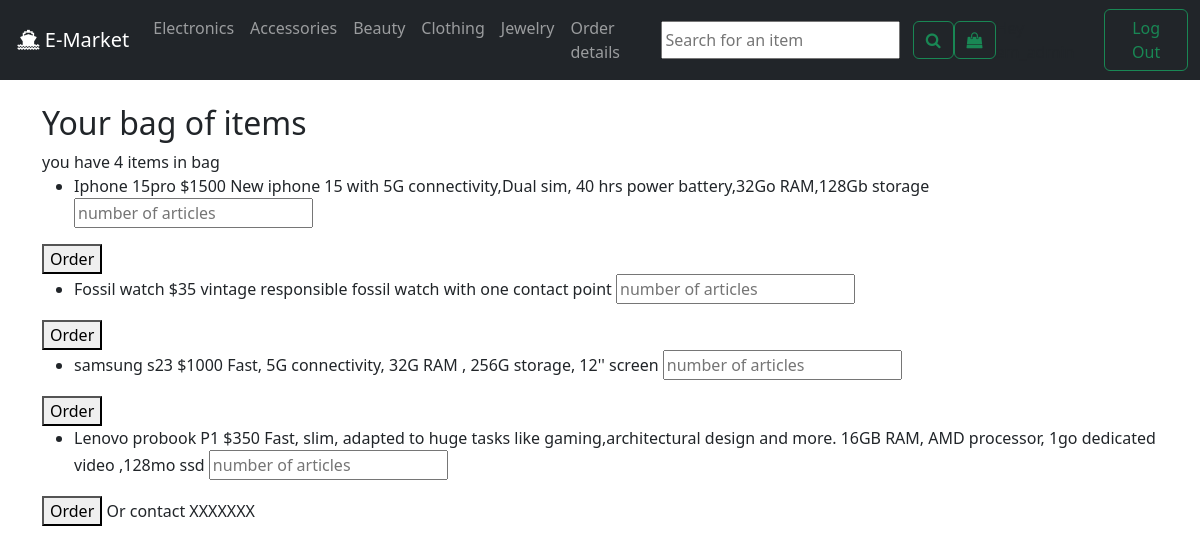
Page /bag (signed in) on the committed database.
### core/models.py (models this page shows, shortened)
class Item(models.Model):
    category = models.ForeignKey(Category,on_delete=models.CASCADE)
    name = models.CharField(max_length=50)
    price = models.IntegerField()
    description = models.TextField()
    image = models.ImageField(upload_to='articles/')

### core/views.py (the view)
# urls.py: path('bag',views.bag_view,name="bag"),
def bag_view(request):
    username = request.user.username
    items_count = 0
    items_in_bag = Item_in_bag.objects.filter(username=username)
    item_ids = []
    items_all = []
    for item in items_in_bag :
        item_ids.append(item.item_id)
    for item_id in item_ids :
        items = Item.objects.get(id = item_id)
        items_all.append(items)
    items_count = len(items_in_bag)
    context = {"items":items_all,"items_count":items_count}
    return render(request,"core/bag.html",context)

### core/templates/core/bag.html
{% extends "core/base.html" %}
{% block header %}
<h2>Your bag of items</h2>
{% if items_count > 1 %}
<span>you have {{items_count}} items in bag</span>
{% else %}
<span>you have {{items_count}} item in bag</span>
{% endif %}
{% endblock header %}
{% block content %}
{% for item in items %}
<ul>
    <li>
        <span>{{item.name}}</span>
        <span>${{item.price}}</span>
        <span>{{item.description}}</span>
        <input type="number" min="0" name="no_ordered" placeholder="number of articles">
    </li>
</ul>
<a ><button>Order</button></a>
{% empty %}
<p>NO items in bag yet go to <a href="{% url 'core:index' %}">home</a>
     to see interesting items</p>
{% endfor %}
Or contact XXXXXXX
{% endblock content %}

### rows in the picture
Item: name "Iphone 15pro", price "1500", description "New iphone 15 with 5G connectivity,Dual sim, 40 hrs power battery,32Go RAM,128Gb storage"
Item: name "Fossil watch", price "35", description "vintage responsible fossil watch with one contact point"
Item: name "samsung s23", price "1000", description "Fast, 5G connectivity, 32G RAM , 256G storage, 12'' screen"
Item: name "Lenovo probook P1", price "350", description "Fast, slim, adapted to huge tasks like gaming,architectural design and more. 16GB RAM, AMD processor, 1go dedicated video ,128mo ssd"

### other values in the picture
{{ items_count }} "4"
